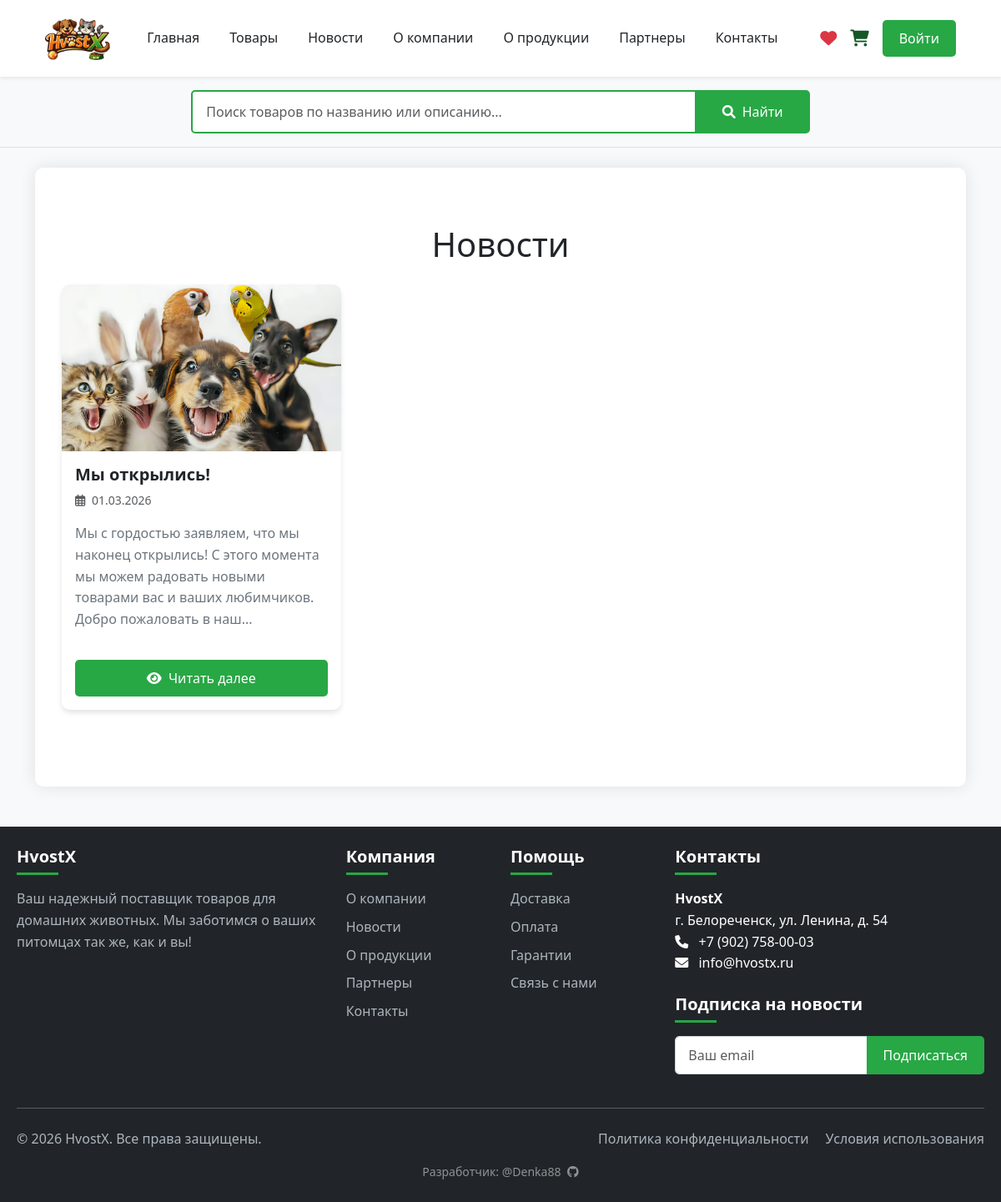
Page /news.php on the committed database.
### tables this page shows
CREATE TABLE IF NOT EXISTS `news` (
  `id` int NOT NULL AUTO_INCREMENT,
  `title` varchar(100) NOT NULL,
  `content` text,
  `image` varchar(100) DEFAULT NULL,
  `is_active` tinyint(1) DEFAULT '1',
  `created_at` datetime DEFAULT CURRENT_TIMESTAMP,
  `updated_at` datetime DEFAULT CURRENT_TIMESTAMP ON UPDATE CURRENT_TIMESTAMP,
  PRIMARY KEY (`id`)
);

### admin/filter.php (called while the page is built, shortened)
        <?php
if (!class_exists('Pagination')) {
    class Pagination {
        private $page;
        private $perPage;
        public function __construct($total, $perPage = 20) {
            $this->total = (int)$total;
            $this->perPage = (int)$perPage;
            $this->page = max(1, isset($_GET['page']) ? (int)$_GET['page'] : 1);
        }
    public function getOffset() {
        return ($this->page - 1) * $this->perPage;
    }
    public function getLimit() {
        return $this->perPage;
    }
    }
}
?>

### news.php (the view, shortened to what this page needs)
<?php
require_once 'includes/db.php';
$count_query = "SELECT COUNT(*) as total FROM news WHERE is_active = 1";
$count_result = mysqli_query($connection, $count_query);
$total_records = mysqli_fetch_assoc($count_result)['total'];
$pagination = new Pagination($total_records, 9);
$offset = $pagination->getOffset();
$limit = $pagination->getLimit();
$query = "SELECT * FROM news WHERE is_active = 1 ORDER BY created_at DESC LIMIT $limit OFFSET $offset";
$result = mysqli_query($connection, $query);
?>
<?php include 'includes/header.php'; ?>
<div class="main-container animate-fade-in">
    <main class="container my-5">
        <h1 class="mb-4 text-center">Новости</h1>
        <?php if (mysqli_num_rows($result) > 0): ?>
        <div class="row">
            <?php while ($news = mysqli_fetch_assoc($result)): ?>
            <div class="col-lg-4 col-md-6 mb-4">
                <div class="card h-100 news-card">
                    <?php if (!empty($news['image'])): ?>
                    <img src="assets/images/news/<?php echo htmlspecialchars($news['image']); ?>"
                         class="card-img-top" alt="<?php echo htmlspecialchars($news['title']); ?>"
                         style="height: 200px; object-fit: cover;">
                    <?php endif; ?>
                    <div class="card-body d-flex flex-column">
                        <h5 class="card-title"><?php echo htmlspecialchars($news['title']); ?></h5>
                        <p class="card-text text-muted small">
                            <i class="far fa-calendar-alt me-1"></i>
                            <?php echo date('d.m.Y', strtotime($news['created_at'])); ?>
                        </p>
                        <p class="card-text flex-grow-1">
                            <?php echo htmlspecialchars(mb_substr($news['content'], 0, 150)); ?><?php echo mb_strlen($news['content']) > 150 ? '...' : ''; ?>
                        </p>
                        <button class="btn btn-primary mt-auto"
                                data-bs-toggle="modal"
                                data-bs-target="#newsModal<?php echo $news['id']; ?>">
                            <i class="fas fa-eye me-1"></i> Читать далее
                        </button>
                    </div>
                </div>
            </div>
            <?php endwhile; ?>
        </div>
        <?php endif; ?>
    </main>
</div>
<?php include 'includes/footer.php'; ?>

### assets/css/style.css (style rules this page uses)
:root { --primary-color: #28a745; --primary-hover: #218838; --dark-color: #212529; --light-color: #f8f9fa; --white-color: #ffffff; --gray-color: #6c757d; --success-color: #28a745; --danger-color: #dc3545; --warning-color: #ffc107; --info-color: #17a2b8; }
body { font-family: 'Segoe UI', Tahoma, Geneva, Verdana, sans-serif; background-color: var(--light-color); color: var(--dark-color); line-height: 1.6; margin: 0; padding: 0; }
.main-container { background-color: var(--white-color); box-shadow: 0 0 20px rgba(0,0,0,0.1); border-radius: 10px; padding: 20px; }
.btn { border-radius: 5px; padding: 10px 20px; font-weight: 500; transition: all 0.3s; border: none; }
.btn-primary { background-color: var(--primary-color); color: var(--white-color); }
.card { border: none; border-radius: 10px; box-shadow: 0 4px 6px rgba(0, 0, 0, 0.1); transition: transform 0.3s, box-shadow 0.3s; margin-bottom: 20px; overflow: hidden; }
.row { display: flex; flex-wrap: wrap; }
.card-img-top { height: 200px; object-fit: cover; }
.card-title { color: var(--dark-color); font-weight: 600; }
.card-text { color: var(--gray-color); }
.animate-fade-in { animation: fadeIn 0.5s ease-out; }
.text-center { text-align: center; }

### news.php (style rules this page uses)
.news-card { transition: transform 0.3s ease, box-shadow 0.3s ease; }

### rows in the picture
news: image (picture), title "Мы открылись!", created_at "01.03.2026", content "Мы с гордостью заявляем, что мы наконец открылись! С этого момента мы можем радовать новыми товарами вас и ваших любимчиков. Добро пожаловать в наш"
